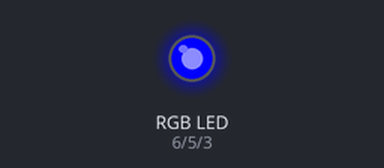
A sketch run on a simulated Arduino Uno, built with avr-gcc and run on an emulated ATmega328P. Shown: an RGB LED mixed from three pins (HIGH = lit).

Above: at 0.05 s.
At 8.55 s:
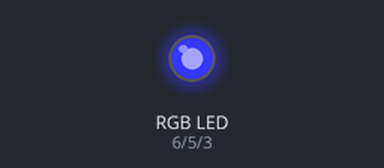
At 9.95 s:
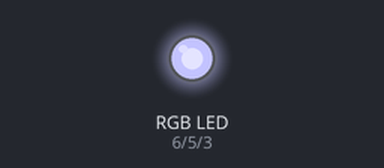
At 11.35 s:
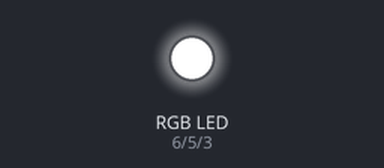
At 16.95 s:
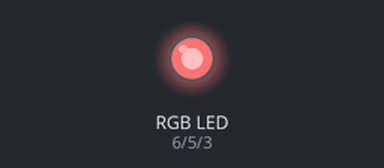
At 22.65 s:
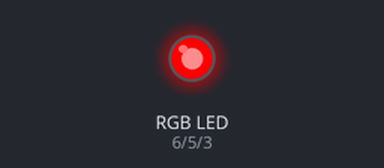
Timing chart, 0 to 29.5 s (numbered marks = the images above):
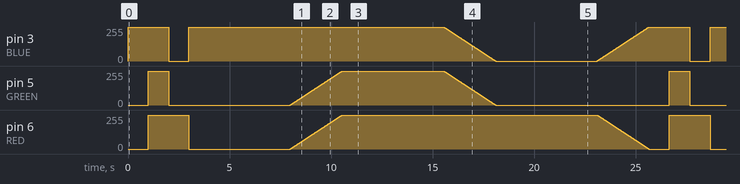

The sketch:

RGB_LED.ino
```cpp
//www.elegoo.com
//2016.12.8

// define pins
#include "rgb.h"

void setup()
{
  pinMode(RED, OUTPUT);
  pinMode(GREEN, OUTPUT);
  pinMode(BLUE, OUTPUT);
  digitalWrite(RED, HIGH);
  digitalWrite(GREEN, LOW);
  digitalWrite(BLUE, LOW);
}

// main loop
void loop()
{
	tricolore_blink();
	tricolore_melted();
}
```

rgb.h
```cpp
#include "Arduino.h"
#define BLUE 3
#define GREEN 5
#define RED 6

void tricolore_blink();
void tricolore_melted();
```

tricolor_blink.ino
```cpp
//www.elegoo.com
//2016.12.8

// define pins
#include "rgb.h"
#define	delayTime 10

void tricolore_blink()
{
	int greenValue;
	int blueValue;
	int redValue;

	// Blue color

	redValue = 0;
	greenValue = 0;
	blueValue = 255;
	analogWrite(GREEN, greenValue);
	analogWrite(RED, redValue);
	analogWrite(BLUE, blueValue);

	delay(1000);

	// White color

	greenValue = 255;
	redValue = 255;
	analogWrite(GREEN, greenValue);
	analogWrite(RED, redValue);

	delay(1000);

	// Red Color
	// cocorico !

	blueValue = 0;
	greenValue = 0;
	analogWrite(BLUE, blueValue);
	analogWrite(GREEN, greenValue);

	delay(1000);

}
```

tricolor_melted.ino
```cpp
//www.elegoo.com
//2016.12.8

// define pins
#include "rgb.h"
#define	delayTime 10

void tricolore_melted()
{
	int greenValue;
	int blueValue;
	int redValue;
	int i;

	// Star with Blue color

	blueValue = 255;
	greenValue = 0;
	redValue = 0;
	analogWrite(BLUE, blueValue);
	analogWrite(RED, redValue);
	analogWrite(GREEN, greenValue);

	delay(5000);

	// White color

	for (i=0; i < 255; i++)
	{
		greenValue += 1;
		redValue += 1;
		analogWrite(GREEN, greenValue);
		analogWrite(RED, redValue);
		delay(10);
	}

	delay(5000);

	// Red Color
	// cocorico !

	for (i=0; i < 255; i++)
	{
		blueValue -= 1;
		greenValue -= 1;
		analogWrite(BLUE, blueValue);
		analogWrite(GREEN, greenValue);
		delay(10);
	}

	delay(5000);

	// Return to the Blue

	for (i=0; i< 255; i++)
	{
		blueValue +=1;
		redValue -= 1;
		analogWrite(BLUE, blueValue);
		analogWrite(RED, redValue);
		delay(10);
	}

}
```
